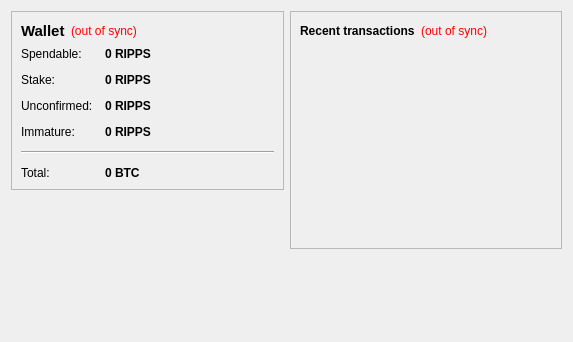
<?xml version="1.0" encoding="UTF-8"?>
<ui version="4.0">
 <class>OverviewPage</class>
 <widget class="QWidget" name="OverviewPage">
  <property name="geometry">
   <rect>
    <x>0</x>
    <y>0</y>
    <width>573</width>
    <height>342</height>
   </rect>
  </property>
  <property name="windowTitle">
   <string>Form</string>
  </property>
  <layout class="QHBoxLayout" name="horizontalLayout" stretch="1,1">
   <item>
    <layout class="QVBoxLayout" name="verticalLayout_2">
     <item>
      <widget class="QFrame" name="frame">
       <property name="frameShape">
        <enum>QFrame::StyledPanel</enum>
       </property>
       <property name="frameShadow">
        <enum>QFrame::Raised</enum>
       </property>
       <layout class="QVBoxLayout" name="verticalLayout_4">
        <item>
         <layout class="QHBoxLayout" name="horizontalLayout_4">
          <item>
           <widget class="QLabel" name="label_5">
            <property name="font">
             <font>
              <pointsize>11</pointsize>
              <weight>75</weight>
              <bold>true</bold>
             </font>
            </property>
            <property name="text">
             <string>Wallet</string>
            </property>
           </widget>
          </item>
          <item>
           <widget class="QLabel" name="labelWalletStatus">
            <property name="toolTip">
             <string>The displayed information may be out of date. Your wallet automatically synchronizes with the BlockRipps network after a connection is established, but this process has not completed yet.</string>
            </property>
            <property name="styleSheet">
             <string notr="true">QLabel { color: red; }</string>
            </property>
            <property name="text">
             <string notr="true">(out of sync)</string>
            </property>
            <property name="alignment">
             <set>Qt::AlignLeading|Qt::AlignLeft|Qt::AlignVCenter</set>
            </property>
           </widget>
          </item>
          <item>
           <spacer name="horizontalSpacer_2">
            <property name="orientation">
             <enum>Qt::Horizontal</enum>
            </property>
            <property name="sizeHint" stdset="0">
             <size>
              <width>40</width>
              <height>20</height>
             </size>
            </property>
           </spacer>
          </item>
         </layout>
        </item>
        <item>
         <layout class="QFormLayout" name="formLayout_2">
          <property name="fieldGrowthPolicy">
           <enum>QFormLayout::AllNonFixedFieldsGrow</enum>
          </property>
          <property name="horizontalSpacing">
           <number>12</number>
          </property>
          <property name="verticalSpacing">
           <number>12</number>
          </property>
          <item row="0" column="0">
           <widget class="QLabel" name="label">
            <property name="text">
             <string>Spendable:</string>
            </property>
           </widget>
          </item>
          <item row="0" column="1">
           <widget class="QLabel" name="labelBalance">
            <property name="font">
             <font>
              <weight>75</weight>
              <bold>true</bold>
             </font>
            </property>
            <property name="cursor">
             <cursorShape>IBeamCursor</cursorShape>
            </property>
            <property name="toolTip">
             <string>Your current spendable balance</string>
            </property>
            <property name="text">
             <string notr="true">0 RIPPS</string>
            </property>
            <property name="textInteractionFlags">
             <set>Qt::LinksAccessibleByMouse|Qt::TextSelectableByKeyboard|Qt::TextSelectableByMouse</set>
            </property>
           </widget>
          </item>
          <item row="1" column="0">
           <widget class="QLabel" name="label_6">
            <property name="text">
             <string>Stake:</string>
            </property>
           </widget>
          </item>
          <item row="1" column="1">
           <widget class="QLabel" name="labelStake">
            <property name="font">
             <font>
              <weight>75</weight>
              <bold>true</bold>
             </font>
            </property>
            <property name="cursor">
             <cursorShape>IBeamCursor</cursorShape>
            </property>
            <property name="toolTip">
             <string>Total of coins that was staked, and do not yet count toward the current balance</string>
            </property>
            <property name="text">
             <string notr="true">0 RIPPS</string>
            </property>
            <property name="textInteractionFlags">
             <set>Qt::LinksAccessibleByMouse|Qt::TextSelectableByKeyboard|Qt::TextSelectableByMouse</set>
            </property>
           </widget>
          </item>
          <item row="2" column="0">
           <widget class="QLabel" name="label_3">
            <property name="text">
             <string>Unconfirmed:</string>
            </property>
           </widget>
          </item>
          <item row="2" column="1">
           <widget class="QLabel" name="labelUnconfirmed">
            <property name="font">
             <font>
              <weight>75</weight>
              <bold>true</bold>
             </font>
            </property>
            <property name="cursor">
             <cursorShape>IBeamCursor</cursorShape>
            </property>
            <property name="toolTip">
             <string>Total of transactions that have yet to be confirmed, and do not yet count toward the current balance</string>
            </property>
            <property name="text">
             <string notr="true">0 RIPPS</string>
            </property>
            <property name="textInteractionFlags">
             <set>Qt::LinksAccessibleByMouse|Qt::TextSelectableByKeyboard|Qt::TextSelectableByMouse</set>
            </property>
           </widget>
          </item>
          <item row="3" column="0">
           <widget class="QLabel" name="labelImmatureText">
            <property name="text">
             <string>Immature:</string>
            </property>
           </widget>
          </item>
          <item row="3" column="1">
           <widget class="QLabel" name="labelImmature">
            <property name="font">
             <font>
              <weight>75</weight>
              <bold>true</bold>
             </font>
            </property>
            <property name="toolTip">
             <string>Mined balance that has not yet matured</string>
            </property>
            <property name="text">
             <string notr="true">0 RIPPS</string>
            </property>
            <property name="textInteractionFlags">
             <set>Qt::LinksAccessibleByMouse|Qt::TextSelectableByKeyboard|Qt::TextSelectableByMouse</set>
            </property>
           </widget>
          </item>
          <item row="4" column="0" colspan="2">
           <widget class="Line" name="line">
            <property name="orientation">
             <enum>Qt::Horizontal</enum>
            </property>
           </widget>
          </item>
          <item row="5" column="0">
           <widget class="QLabel" name="labelTotalText">
            <property name="text">
             <string>Total:</string>
            </property>
           </widget>
          </item>
          <item row="5" column="1">
           <widget class="QLabel" name="labelTotal">
            <property name="font">
             <font>
              <weight>75</weight>
              <bold>true</bold>
             </font>
            </property>
            <property name="cursor">
             <cursorShape>IBeamCursor</cursorShape>
            </property>
            <property name="toolTip">
             <string>Your current total balance</string>
            </property>
            <property name="text">
             <string notr="true">0 BTC</string>
            </property>
            <property name="textInteractionFlags">
             <set>Qt::LinksAccessibleByMouse|Qt::TextSelectableByKeyboard|Qt::TextSelectableByMouse</set>
            </property>
           </widget>
          </item>
         </layout>
        </item>
       </layout>
      </widget>
     </item>
     <item>
      <spacer name="verticalSpacer">
       <property name="orientation">
        <enum>Qt::Vertical</enum>
       </property>
       <property name="sizeHint" stdset="0">
        <size>
         <width>20</width>
         <height>40</height>
        </size>
       </property>
      </spacer>
     </item>
    </layout>
   </item>
   <item>
    <layout class="QVBoxLayout" name="verticalLayout_3">
     <item>
      <widget class="QFrame" name="frame_2">
       <property name="frameShape">
        <enum>QFrame::StyledPanel</enum>
       </property>
       <property name="frameShadow">
        <enum>QFrame::Raised</enum>
       </property>
       <layout class="QVBoxLayout" name="verticalLayout">
        <item>
         <layout class="QHBoxLayout" name="horizontalLayout_2">
          <item>
           <widget class="QLabel" name="label_4">
            <property name="text">
             <string>&lt;b&gt;Recent transactions&lt;/b&gt;</string>
            </property>
           </widget>
          </item>
          <item>
           <widget class="QLabel" name="labelTransactionsStatus">
            <property name="toolTip">
             <string>The displayed information may be out of date. Your wallet automatically synchronizes with the BlockRipps network after a connection is established, but this process has not completed yet.</string>
            </property>
            <property name="styleSheet">
             <string notr="true">QLabel { color: red; }</string>
            </property>
            <property name="text">
             <string notr="true">(out of sync)</string>
            </property>
            <property name="alignment">
             <set>Qt::AlignRight|Qt::AlignTrailing|Qt::AlignVCenter</set>
            </property>
           </widget>
          </item>
          <item>
           <spacer name="horizontalSpacer">
            <property name="orientation">
             <enum>Qt::Horizontal</enum>
            </property>
            <property name="sizeHint" stdset="0">
             <size>
              <width>40</width>
              <height>20</height>
             </size>
            </property>
           </spacer>
          </item>
         </layout>
        </item>
        <item>
         <widget class="QListView" name="listTransactions">
          <property name="styleSheet">
           <string notr="true">QListView { background: transparent; }</string>
          </property>
          <property name="frameShape">
           <enum>QFrame::NoFrame</enum>
          </property>
          <property name="verticalScrollBarPolicy">
           <enum>Qt::ScrollBarAlwaysOff</enum>
          </property>
          <property name="horizontalScrollBarPolicy">
           <enum>Qt::ScrollBarAlwaysOff</enum>
          </property>
          <property name="selectionMode">
           <enum>QAbstractItemView::NoSelection</enum>
          </property>
         </widget>
        </item>
       </layout>
      </widget>
     </item>
     <item>
      <spacer name="verticalSpacer_2">
       <property name="orientation">
        <enum>Qt::Vertical</enum>
       </property>
       <property name="sizeHint" stdset="0">
        <size>
         <width>20</width>
         <height>40</height>
        </size>
       </property>
      </spacer>
     </item>
    </layout>
   </item>
  </layout>
 </widget>
 <resources/>
 <connections/>
</ui>
